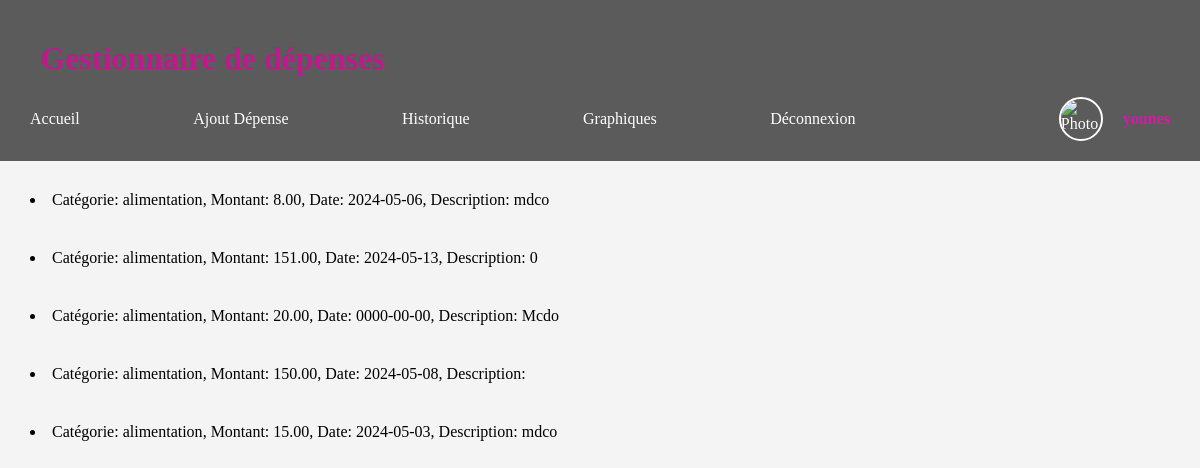
Page /recherche.php (signed in) on the earlier database version.
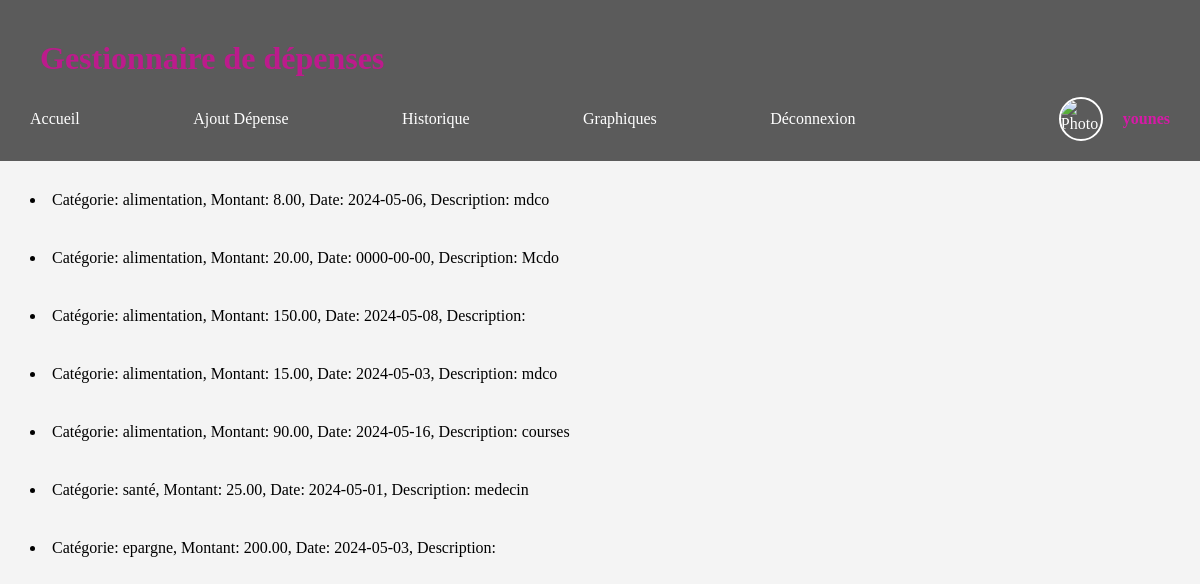
Same page on the later database version.
### tables this page shows
CREATE TABLE IF NOT EXISTS `depenses` (
  `id` int NOT NULL AUTO_INCREMENT,
  `user_id` int NOT NULL,
  `categorie` varchar(255) NOT NULL,
  `montant` decimal(10,2) NOT NULL,
  `date` date NOT NULL,
  `description` text,
  PRIMARY KEY (`id`),
  KEY `user_id` (`user_id`)
);

### recherche.php (the view, shortened to what this page needs)
<!DOCTYPE html>
<html lang="fr">
<head>
    <link rel="stylesheet" href="style.css">
</head>
<body>
<header>
    <div class="container">
        <h1>Gestionnaire de dépenses</h1>
        <nav>
            <ul>
                <li><a href="Accueil.php">Accueil</a></li>
                <?php
                if (isset($_SESSION['user_id'])) {
                    echo '<li><a href="Ajout.php">Ajout Dépense</a></li><li><a href="Historique.php">Historique</a></li>
                    <li><a href="Graphiques.php">Graphiques</a></li>';
                    echo '<li><a href="logout.php">Déconnexion</a></li>';
                    echo '<li class="user-profile">';
                    echo '<img src="' . $_SESSION['photo'] . '" alt="Photo de profil">';
                    echo '<span class="username">' . $_SESSION['username'] . '</span>';
                    echo '</li>';
                }
                else{
                    echo '<li><a href="connexion.html">Connexion</a></li><li><a href="compte.html">Inscription</a></li>';
                }
                ?>
            </ul>
        </nav>
    </div>
</header>
<?php
include 'connect.php';
if ($_SERVER["REQUEST_METHOD"] == "POST") {
    $searchTerm = mysqli_real_escape_string($conn, $_POST['search']);
    $query = "SELECT * FROM depenses WHERE categorie LIKE '%$searchTerm%' OR montant LIKE '%$searchTerm%' OR date LIKE '%$searchTerm%' OR description LIKE '%$searchTerm%'";
} else {
    $query = "SELECT * FROM depenses";
}
$result = mysqli_query($conn, $query);
if (mysqli_num_rows($result) > 0) {
    while ($row = mysqli_fetch_assoc($result)) {
        echo "<li class='recherche'>Catégorie: " . $row["categorie"] . ", Montant: " . $row["montant"] . ", Date: " . $row["date"] . ", Description: " . $row["description"] . "</li>";
    }
} else {
    echo "Aucune dépense trouvée pour le terme de recherche '$searchTerm'";
}
?>

Differences in the rows shown:
removed depenses: categorie "alimentation", montant "151.00", date "2024-05-13", description "0"
added depenses: categorie "alimentation", montant "90.00", date "2024-05-16", description "courses"
added depenses: categorie "santé", montant "25.00", date "2024-05-01", description "medecin"
added depenses: categorie "epargne", montant "200.00", date "2024-05-03"
